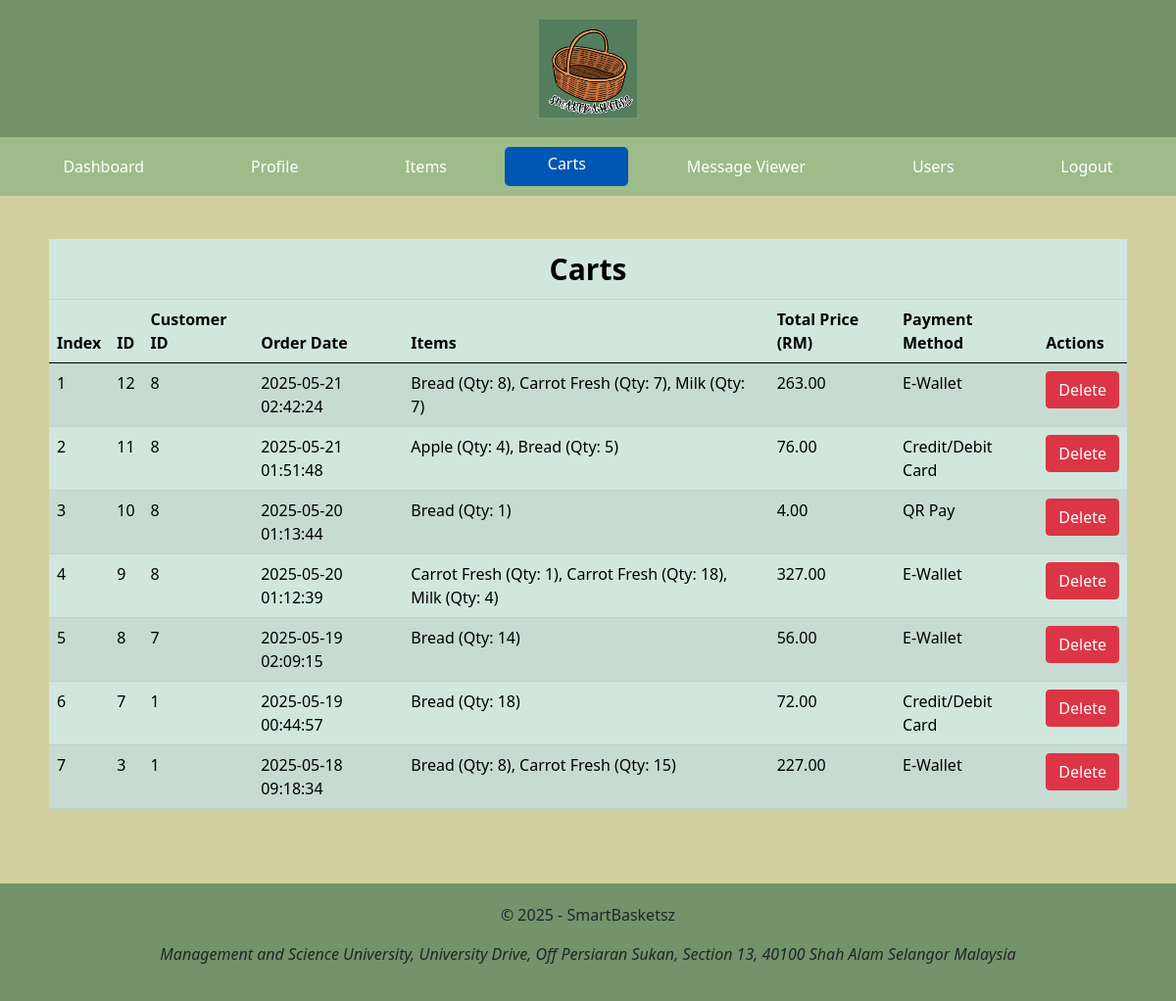
Page /SmartBasketsz/Admin/carts.php (signed in) on the committed database.
### tables this page shows
CREATE TABLE `cart` (
  `ID` int(11) NOT NULL,
  `customerId` int(11) NOT NULL,
  `orderDate` timestamp NOT NULL DEFAULT current_timestamp(),
  `totalPrice` decimal(10,2) NOT NULL,
  `paymentMethod` enum('Credit/Debit Card','E-Wallet','QR Pay') NOT NULL
);

### SmartBasketsz/Admin/carts.php (the view, shortened to what this page needs)
<?php
include_once "../config.php";
?>
<!DOCTYPE html>
<html lang="en">
<head>
    <link href="https://cdn.jsdelivr.net/npm/bootstrap@5.0.2/dist/css/bootstrap.min.css" rel="stylesheet"
>
    <link rel="stylesheet" type="text/css" href="../template.css?v=202505191827">
</head>
<body>
<div class="container-fluid d-flex justify-content-center align-items-center header-bar">
    <header>
        <img src="../SmartBasketszLogo.png" height="100" width="100">
    </header>
</div>
<nav class="nav nav-pills flex-column flex-sm-row theNavBar">
    <a class="flex-sm-fill text-sm-center nav-link" href="dashboard.php">Dashboard</a>
    <a class="flex-sm-fill text-sm-center nav-link" href="profile.php">Profile</a>
    <a class="flex-sm-fill text-sm-center nav-link" href="items.php">Items</a>
    <a class="flex-sm-fill text-sm-center nav-link active" href="carts.php">Carts</a>
    <a class="flex-sm-fill text-sm-center nav-link" href="messageViewer.php">Message Viewer</a>
    <a class="flex-sm-fill text-sm-center nav-link" href="users.php">Users</a>
    <a class="flex-sm-fill text-sm-center nav-link" href="logout.php">Logout</a>
</nav>
<div class="container mt-4">
    <table class="table table-striped table-success">
        <thead>
        <tr>
            <th colspan="8" style="text-align: center; font-size: 30px;">Carts</th>
        </tr>
        <tr>
            <th>Index</th>
            <th>ID</th>
            <th>Customer ID</th>
            <th>Order Date</th>
            <th>Items</th>
            <th>Total Price (RM)</th>
            <th>Payment Method</th>
            <th>Actions</th>
        </tr>
        </thead>
        <tbody>
        <?php
        $sql = "SELECT
            c.ID,
            c.customerId,
            c.orderDate,
            c.paymentMethod,
            GROUP_CONCAT(CONCAT(i.name, ' (Qty: ', oi.quantity, ')') SEPARATOR ', ') AS Items,
            SUM(i.salePrice * oi.quantity) AS TotalPrice
            FROM cart AS c
            JOIN orderItem AS oi ON c.ID = oi.cartId
            JOIN item AS i ON oi.itemId = i.ID
            GROUP BY c.ID
            ORDER BY c.orderDate DESC";
        $result = $conn->query($sql);
        if ($result->num_rows > 0) {
            $index = 0;
            while($row = $result->fetch_assoc()){
                $index++;
                echo "<tr>
                      <td>$index</td>
                      <td>{$row['ID']}</td>
                      <td>{$row['customerId']}</td>
                      <td>{$row['orderDate']}</td>
                      <td>{$row['Items']}</td>
                      <td>{$row['TotalPrice']}</td>
                      <td>{$row['paymentMethod']}</td>
                      <td>
                        <a href='deleteCart.php?ID={$row['ID']}' class='btn btn-danger'>Delete</a>
                      </td>
                      </tr>";
            }
        } else {
            echo "<tr><td colspan='8'>No carts found</td></tr>";
        }
        ?>
        </tbody>
    </table>
</div>
<div class="container-fluid d-flex justify-content-center align-items-center footer-bar">
    <footer>
        <p>&copy; 2025 - SmartBasketsz</p>
        <address><i>Management and Science University, University Drive, Off Persiaran Sukan, Section 13, 40100 Shah Alam Selangor Malaysia</i></address>
    </footer>
</div>
</body>
</html>

### SmartBasketsz/template.css (style rules this page uses)
body { background-color: #D2D0A0; }
.header-bar, .footer-bar { text-align: center; background-color: #73946B; padding: 20px 20px 20px 20px; }
.theNavBar { padding-top: 20px; }
.theNavBar { background-color: #9EBC8A; padding: 10px; }
.theNavBar a { color: #ffffff !important; margin: 0 5px; text-decoration: none; }
.theNavBar a.active { background-color: #0056b3 !important; border-radius: 5px; padding: 5px 10px; }
div.container { padding: 20px; }
.footer-bar { margin-top: 40px; }

### rows in the picture
cart: ID "12", customerId "8", orderDate "2025-05-21 02:42:24", Items "Bread (Qty: 8), Carrot Fresh (Qty: 7), Milk (Qty: 7)", TotalPrice "263.00", paymentMethod "E-Wallet"
cart: ID "11", customerId "8", orderDate "2025-05-21 01:51:48", Items "Apple (Qty: 4), Bread (Qty: 5)", TotalPrice "76.00", paymentMethod "Credit/Debit Card"
cart: ID "10", customerId "8", orderDate "2025-05-20 01:13:44", Items "Bread (Qty: 1)", TotalPrice "4.00", paymentMethod "QR Pay"
cart: ID "9", customerId "8", orderDate "2025-05-20 01:12:39", Items "Carrot Fresh (Qty: 1), Carrot Fresh (Qty: 18), Milk (Qty: 4)", TotalPrice "327.00", paymentMethod "E-Wallet"
cart: ID "8", customerId "7", orderDate "2025-05-19 02:09:15", Items "Bread (Qty: 14)", TotalPrice "56.00", paymentMethod "E-Wallet"
cart: ID "7", customerId "1", orderDate "2025-05-19 00:44:57", Items "Bread (Qty: 18)", TotalPrice "72.00", paymentMethod "Credit/Debit Card"
cart: ID "3", customerId "1", orderDate "2025-05-18 09:18:34", Items "Bread (Qty: 8), Carrot Fresh (Qty: 15)", TotalPrice "227.00", paymentMethod "E-Wallet"
